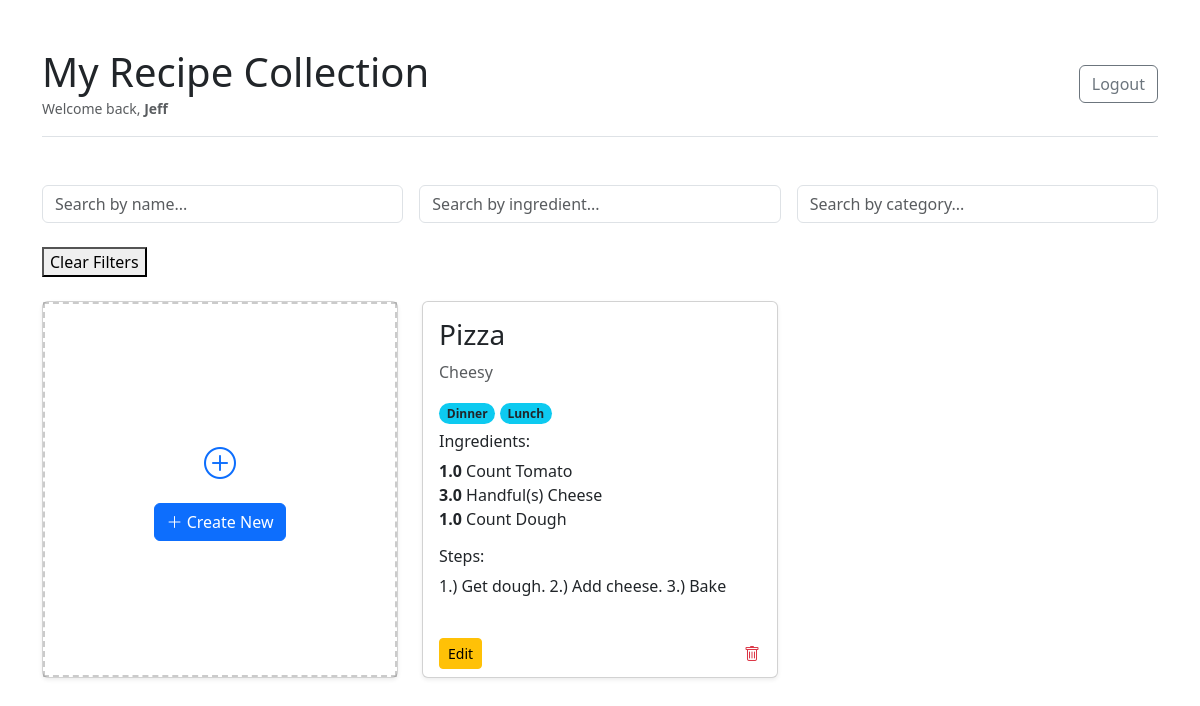
The page /home (signed in) on the database its author committed.
### models.py (models this page shows, shortened)
class User(db.Model, UserMixin):
    __tablename__ = "Users"
    user_id: Mapped[int] = mapped_column(primary_key=True)
    user_name: Mapped[str] = mapped_column(String(36))
    user_email: Mapped[str] = mapped_column(String(128), unique=True)
    user_password: Mapped[str] = mapped_column(String(128))
    recipes: Mapped[List["Recipe"]] = relationship("Recipe", back_populates="author")

class Recipe(db.Model):
    __tablename__ = "Recipes"
    recipe_id: Mapped[int] = mapped_column(primary_key=True)
    recipe_name: Mapped[str] = mapped_column(String(256))
    recipe_desc: Mapped[Optional[str]] = mapped_column(Text)
    steps: Mapped[Optional[str]] = mapped_column(Text)
    uploaded_by: Mapped[int] = mapped_column(ForeignKey("Users.user_id"))
    recipe_order: Mapped[int] = mapped_column(default=0)
    author: Mapped["User"] = relationship("User", back_populates="recipes")
    categories: Mapped[List["Category"]] = relationship("Category", secondary=recipe_categories)
    ingredients: Mapped[List["RecipeQuantity"]] = relationship("RecipeQuantity", back_populates="recipe", cascade="all, delete-orphan")

class Category(db.Model):
    __tablename__ = "Categories"
    category_id: Mapped[int] = mapped_column(primary_key=True)
    category_name: Mapped[str] = mapped_column(String(256), unique=True)

class RecipeQuantity(db.Model):
    __tablename__ = "Recipe_Quantities"
    rq_id: Mapped[int] = mapped_column(primary_key=True)
    rq_recipe_id: Mapped[int] = mapped_column(ForeignKey("Recipes.recipe_id"))
    rq_ingred_id: Mapped[int] = mapped_column(ForeignKey("Ingredients.ingredient_id"))
    rq_measur_id: Mapped[int] = mapped_column(ForeignKey("Measurements.measure_id"))
    rq_quantity: Mapped[float] = mapped_column(Float)
    ingredient: Mapped["Ingredient"] = relationship("Ingredient")
    measurement: Mapped["Measurement"] = relationship("Measurement")
    recipe: Mapped["Recipe"] = relationship("Recipe", back_populates="ingredients")

class Measurement(db.Model):
    __tablename__ = "Measurements"
    measure_id: Mapped[int] = mapped_column(primary_key=True)
    measure_type: Mapped[str] = mapped_column(String(128), unique=True)

class Ingredient(db.Model):
    __tablename__ = "Ingredients"
    ingredient_id: Mapped[int] = mapped_column(primary_key=True)
    ingredient_name: Mapped[str] = mapped_column(String(256), unique=True)

### app.py (the view)
@app.route('/')
@app.route('/home')
@login_required
def home():
    stmt = (
        select(Recipe)
        .options(
            joinedload(Recipe.ingredients).joinedload(RecipeQuantity.ingredient),
            joinedload(Recipe.categories)
        )
        .where(Recipe.uploaded_by == current_user.user_id)
        .order_by(Recipe.recipe_order)
    )
    recipes = db.session.execute(stmt).unique().scalars().all()
    categories = db.session.execute(select(Category).where(Category.category_name != 'Default')).scalars().all()
    measurements = db.session.execute(select(Measurement)).scalars().all()
    return render_template('index.html', recipes=recipes, categories=categories, measurements=measurements, is_searching=False)

### app.py (called while the page is built)
@login_manager.user_loader
def load_user(user_id):
    return db.session.get(User, int(user_id))

### templates/index.html (shortened to what this page needs)
<!DOCTYPE html>
<html lang="en">
<head>
    {{ bootstrap.load_css() }}
    <link href="https://cdn.jsdelivr.net/npm/bootstrap-icons@1.13.1/font/bootstrap-icons.min.css" rel="stylesheet">
    <link rel="stylesheet" href="{{ url_for('static', filename='css/style.css') }}">
</head>
<body>
    <div class="container mt-5">
        <div class="d-flex justify-content-between align-items-center border-bottom pb-3 mb-4">
            <div>
                <h1 class="mb-0">My Recipe Collection</h1>
                <small class="text-muted">Welcome back, <strong>{{ current_user.user_name }}</strong></small>
            </div>
            <form action="{{ url_for('logout') }}" method="POST">
                <button type="submit" class="btn btn-outline-secondary">Logout</button>
            </form>
        </div>
        <div class="row mb-4 g-3">
            <div class="col-md-4">
                <input type="text" id="search-name" class="form-control" placeholder="Search by name...">
            </div>
            <div class="col-md-4">
                <input type="text" id="search-ingredient" class="form-control" placeholder="Search by ingredient...">
            </div>
            <div class="col-md-4">
                <input type="text" id="filter-category" class="form-control" list="search-category-options" placeholder="Search by category...">
            </div>
            <div "col-md-3">
                <button type="button" id="btn-clear-filters" class="btn-secondary" aria-label="Clear Filters">Clear Filters</button>
            </div>
        </div>
        <div id="recipes-container" class="row">
            {% include 'partials/_recipe_cards.html' %}
        </div>
    </div>
</body>
</html>

### templates/partials/_recipe_cards.html (shortened to what this page needs)
{% if not is_searching %}
    <div class="col-md-4 mb-4 no-drag">
        <div class="card h-100 shadow-sm text-center">
            <div class="card-body d-flex flex-column justify-content-center align-items-center border-dashed">
                <i class="bi bi-plus-circle mb-3" style="font-size: 2rem; color: #0d6efd;"></i>
                <button type="button" class="btn btn-primary" data-bs-toggle="modal" data-bs-target="#createRecipeModal">
                    <i class="bi bi-plus-lg"></i> Create New
                </button>
            </div>
        </div>
    </div>
{% endif %}
{% if recipes %}
    {% for recipe in recipes %}
        <div class="col-md-4 mb-4">
            <div class="card h-100 shadow-sm">
                <div class="card-body" style="max-height: 500px; overflow-y: auto;">
                    <h3 class="card-title">{{ recipe.recipe_name }}</h3>
                    <p class="card-text text-muted">{{ recipe.recipe_desc }}</p>
                    <div class="mb-2">
                        {% for cat in recipe.categories %}
                            {% if cat.category_name != 'Default' %}
                                <button type="button"
                                    class="badge rounded-pill bg-info text-dark border-0 category-filter-btn"
                                    data-cat-id="{{ cat.category_id }}">
                                    {{ cat.category_name }}
                                </button>
                            {% endif %}
                        {% endfor %}
                    </div>
                    <h6>Ingredients:</h6>
                    <ul class="list-unstyled">
                        {% for item in recipe.ingredients %}
                        <li><strong>{{ item.rq_quantity }}</strong> {{item.measurement.measure_type}} {{ item.ingredient.ingredient_name }}</li>
                        {% endfor %}
                    </ul>
                    <h6>Steps:</h6>
                    <p>{{ recipe.steps }}</p>
                </div>
                <div class="card-footer bg-transparent border-top-0 d-flex justify-content-between align-items-center">
                    <button type="button" class="btn btn-sm btn-warning" data-bs-toggle="modal" data-bs-target="#editRecipeModal" data-bs-id="{{ recipe.recipe_id }}">
                        Edit
                    </button>
                    <form action="{{ url_for('delete_recipe', recipe_id=recipe.recipe_id) }}" method="POST" onsubmit="return confirm('Are you sure?');">
                        <button type="submit" class="btn btn-link text-danger p-0">
                            <i class="bi bi-trash"></i>
                        </button>
                    </form>
                </div>
            </div>
        </div>
    {% endfor %}
{% endif %}

### static/css/style.css (style rules this page uses)
.category-filter-btn { transition: all 0.2s ease; cursor: pointer; }
.border-dashed { border-style: dashed !important; border: 2px solid rgba(0, 0, 0, 0.2); background-clip: padding-box; }
.col-md-4:not(.no-drag) .card { cursor: grab; }

### rows shown on the page
User: user_name "Jeff"
Recipe: recipe_name "Pizza", recipe_desc "Cheesy", steps "1.) Get dough. 2.) Add cheese. 3.) Bake"
Category: category_name "Dinner"
Category: category_name "Lunch"
RecipeQuantity: rq_quantity "1.0", measurement.measure_type "Count", ingredient.ingredient_name "Tomato"
RecipeQuantity: rq_quantity "3.0", measurement.measure_type "Handful(s)", ingredient.ingredient_name "Cheese"
RecipeQuantity: rq_quantity "1.0", measurement.measure_type "Count", ingredient.ingredient_name "Dough"
